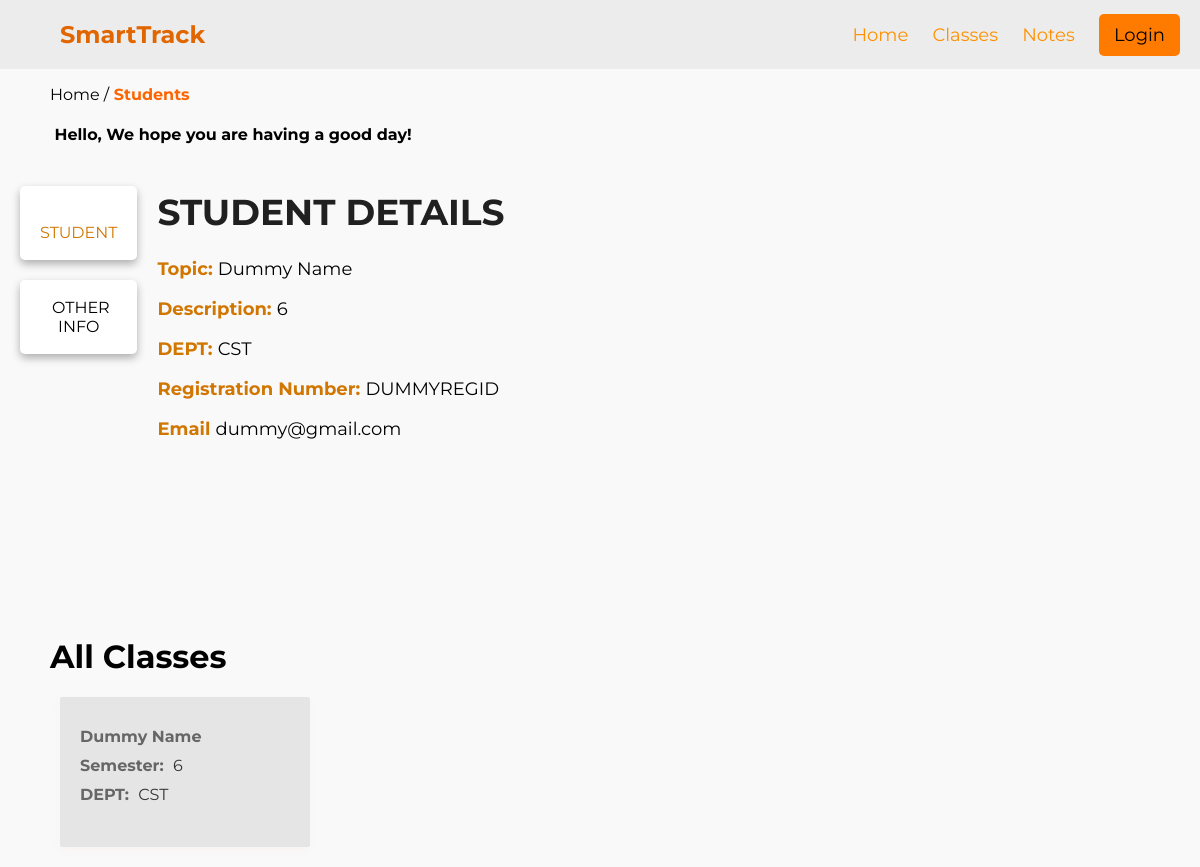
Page /website/student.php?id=22 on the committed database.
### tables this page shows
CREATE TABLE `student_info` (
  `id` int NOT NULL,
  `email` varchar(255) NOT NULL,
  `password` varchar(9999) NOT NULL,
  `name` varchar(255) NOT NULL,
  `semester` varchar(25) NOT NULL,
  `department` varchar(255) NOT NULL,
  `registration_number` varchar(255) NOT NULL,
  `photos` mediumtext
);

### website/student.php (the view, shortened to what this page needs)
<?php
if ($_SERVER["REQUEST_METHOD"] == 'GET') {
    $student_id = $_GET['id'];
}
$mail = isset($_COOKIE['user_email']) ? $_COOKIE['user_email'] : '';
include './connection-files/db_classes_conn.php';
$stmt = $conn->prepare("SELECT * FROM student_info WHERE id = ?");
$stmt->bind_param("i", $student_id);
$stmt->execute();
$result = $stmt->get_result();
if (mysqli_num_rows($result) > 0) {
    while ($row = mysqli_fetch_assoc($result)) {
        $name = $row['name'];
        $desc = $row['semester'];
        $dept = $row['department'];
        $t_start = $row['registration_number'];
        $t_end = $row['email'];
    }
}
?>
<!DOCTYPE html>
<html lang="en">
<head>
    <link rel="stylesheet" href="./css/class.css">
    <link rel="stylesheet" href="https://site-assets.fontawesome.com/releases/v6.5.1/css/all.css">
</head>
<body>
<header>
    <div class="nav">
        <h1>SmartTrack</h1>
        <div class="nav-items">
            <ul>
                <li><a href="">Home</a></li>
                <li><a href="#classes">Classes</a></li>
                <li><a href="">Notes</a></li>
                <?php
                if(!isset($_COOKIE['user_email']) || !isset($_COOKIE['user_password'])) {
                    echo '<li><a href="./login.php" id="btn-profile">Login</a></li>';
                } else {
                    echo '<li><a href="./profile.php" id="btn-profile">Profile</a></li>';
                }
                ?>
            </ul>
        </div>
    </div>
</header>
<div class="page-name">
    <p>Home /<span> Students</span></p>
</div>
<div class="greeting">
    <h4><i class="fa-solid fa-sun-cloud"></i> Hello, We hope you are having a good day!</h4>
</div>
<div class="main-content">
    <div class="cols-warper">
        <div class="column">
            <div class="col1-items">
                <p class="classes-btn"><i class="fa-duotone fa-graduation-cap"></i> STUDENT</p>
            </div>
            <div class="col1-items">
                <p class="notes-btn"><i class="fa-solid fa-notes"></i> OTHER INFO</p>
            </div>
        </div>
        <div class="column">
            <div class="col2-items">
                <div class="class-dtls">
                    <h1>STUDENT DETAILS</h1>
                    <p><span>Topic: </span><?php echo $name ?></p>
                    <p><span>Description: </span><?php echo $desc ?></p>
                    <p><span>DEPT: </span><?php echo $dept ?></p>
                    <p><span>Registration Number: </span><?php echo $t_start ?></p>
                    <p><span>Email </span><?php echo $t_end ?></p>
                </div>
            </div>
        </div>
    </div>
</div>
<div class="all-classes">
    <h1>All Classes</h1>
    <?php
    include './connection-files/db_classes_conn.php';
    if(!$dept){
        $sql = "SELECT * FROM student_info";
    } else {
        $sql = "SELECT * FROM student_info WHERE department = '$dept' and email != '$mail'";
    }
    $result = mysqli_query($conn, $sql);
    if (mysqli_num_rows($result) > 0) {
        while ($row = mysqli_fetch_assoc($result)) {
            echo '<a href="student.php?id=' . $row['id'] . '" class="card">';
            echo '<p><span>'. $row['name'] . '</span> </p>';
            echo '<p><span>Semester:</span> ' . $row['semester'] . '</p>';
            echo '<p><span>DEPT:</span> ' . $row['department'] . '</p>';
            echo '</a>';
        }
    } else {
        echo '<p>No Students found!</p>';
    }
    ?>
</div>
</body>
</html>

### website/css/class.css (style rules this page uses)
body { font-family: "Montserrat", sans-serif; overflow-x: hidden; background-color: #f9f9f9; padding: 0; margin: 0; }
header { background-color: #ececec; color: #ff8800; padding: 20px; text-align: center; }
.nav { display: flex; justify-content: space-between; align-items: center; color: #e26600; }
.nav h1 { margin: 0; font-size: 24px; font-weight: bold; padding-left: 40px; color: #e26600; }
.nav a { color: #e26600; }
.nav-items ul { list-style-type: none; padding: 0; margin: 0; }
.nav-items ul li { display: inline-block; margin-right: 20px; font-size: 18px; }
.nav-items a { color: #ff9100; text-decoration: none; }
.nav-items ul li:last-child { margin-right: 0; }
#btn-profile { background-color: #ff7b00; color: #000000; padding: 10px 15px 10px 15px; border-radius: 5px; }
.main-content { display: flex; justify-content: center; align-items: center; width: 100%; }
.cols-warper { display: flex; flex-wrap: wrap; max-width: 1600px; width: 100%; margin: 0 auto; }
.column { flex: 1; box-sizing: border-box; }
.column:nth-child(1) { flex: 0.3; }
.column:nth-child(2) { flex: 2; }
.column { border: 1px solid none; height: 450px; }
.greeting { padding-left: 50px; }
.page-name { padding-left: 50px; }
.page-name span { color: #fd6500; font-weight: bolder; }
.col1-items { background-color: #fff; border-radius: 5px; box-shadow: 0 4px 8px rgba(0, 0, 0, 0.3); margin: 20px; cursor: pointer; text-align: center; padding: 2px 20px 2px 20px; margin-bottom: 8px; }
.col2-items h1 { color: #202020; }
.col2-items { font-size: 18px; }
.col2-items span { font-weight: bolder; color: #d17600; }
.btn-active { color: #d17600; }
.all-classes { padding-left: 50px; }
.card { background-color: #dfdfdfbb; border-radius: 2px; box-shadow: 0 4px 8px rgba(255, 194, 194, 0.1); padding: 20px; margin: 0 10px 20px; width: calc(50% - 20px); max-width: 250px; box-sizing: border-box; display: inline-block; vertical-align: top; transition: transform 0.3s ease; height: 150px; text-decoration: none; }
.card p { font-size: 16px; color: #333; margin: 10px 0; }
.card p span { font-weight: bold; color: #666; margin-right: 5px; }

### rows in the picture
student_info: name "Dummy Name", semester "6", department "CST", registration_number "DUMMYREGID", email "dummy@gmail.com"
